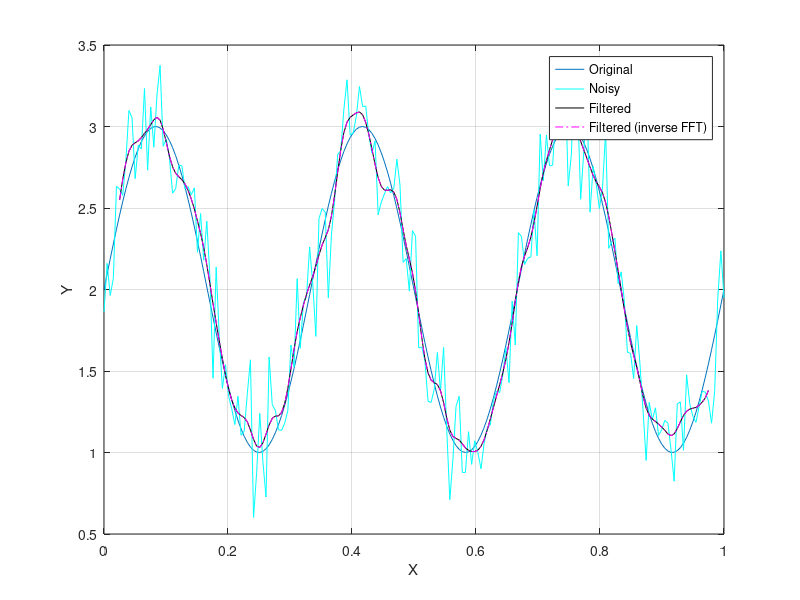
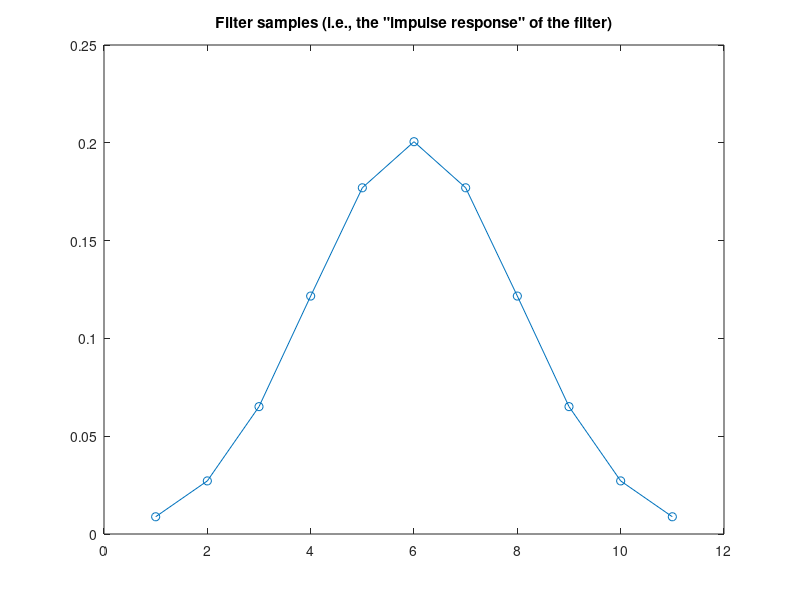
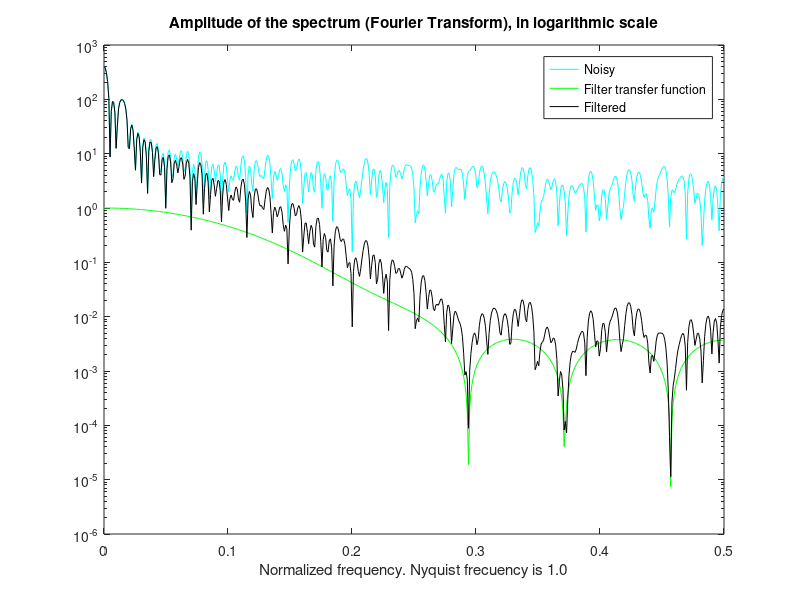

Write the MATLAB code that produced these figures, in order.
% Example of filtering 1-D signals
%
% Guillermo Gallego

% You can run the entire script by pressing the F5 key
% Or, you can evaluate one or more lines by selecting them and pressing the
% F9 key (without needing to copy them to the prompt in the Command Window)

clear all % clear all variables in the workspace
close all % close all figures
clc       % clear the command window

% Generate a signal, for example, a sine wave + constant DC component
L = 1;    % Length of the interval [0,L]
N = 200;  % Number of samples in the interval
k0 = 3;   % Which multiple of the base frequency of the interval
x = linspace(0,L,N);  % Samples in the horizontal axis
y = 2.0 + sin(k0*2*pi/L*x); % Signal samples

% Display signal
figID = figure;
plot(x,y)
xlabel('X'), ylabel('Y')
grid % Show a grid of horizontal and vertical dotted lines in the plot

% Add noise (random, Gaussian) to the signal
sigma = 0.2; % Standard deviation of the noise amplitude
noise = sigma*randn(size(y)); % randn draws random samples from a standard Gaussian distribution
y_noisy = y + noise; % Noisy signal

% Display the noisy signal in the same plot as the "clean" one
figure(figID), hold on, plot(x,y_noisy,'c'), hold off 


%% Filter the signal. Noise removal by smoothing using a linear filter

% Weighted running average
filterSize = 11; 
% Choose a filter:
% h = ones(filterSize,1) / filterSize;    % Rectangular / box filter
h = gausswin(filterSize);               % Gaussian filter

h = h / sum(h); % Coefficents add up to 1 so that mean intensity level is unchanged by filtering
figure, plot(1:filterSize,h,'-o')
title('Filter samples (i.e., the "impulse response" of the filter)')

y_filtered = filter(h,1, y_noisy);

% Alignment: remove the delay caused by zero initial conditions 
% (Need to wait for the filter to have a minimum of input data samples)
delay = round((filterSize-1)/2);
figure(figID), hold on 
plot(x(1+delay:N-delay),y_filtered(filterSize:N),'k')
hold off
legend('Original','Noisy','Filtered')


%% Frequency interpretation (optional)
N_fft = 2^ceil(log2(N)) * 4;    % Number of points used in the Discrete Fourier Transform (DFT, FFT)
Y = fft(y, N_fft);              % Fourier Transform of the original
H = fft(h.', N_fft);            % Fourier Transform of the filter
Y_noisy = fft(y_noisy, N_fft);  % Fourier Transform of the noisy signal
Y_filt = Y_noisy .* H;          % Product of Fourier Transforms

% Show only the positive part of the spectrum due to symmetry
f_axis_positive = (0 : N_fft/2) / N_fft;
idx = 1:(N_fft/2+1);
%figure, semilogy(f_axis_positive, abs(Y(idx)))
figure,semilogy(f_axis_positive, abs(Y_noisy(idx)),'c')
xlabel('Normalized frequency. Nyquist frecuency is 1.0')
title('Amplitude of the spectrum (Fourier Transform), in logarithmic scale')
hold on
semilogy(f_axis_positive, abs(H(idx)),'g')
semilogy(f_axis_positive, abs(Y_filt(idx)), 'k')
hold off
legend('Noisy','Filter transfer function','Filtered')

% Filter in the frequency domain: multiply Fourier Transforms of input and
% the filter, and then compute the inverse Fourier Transform of the result. 
y_filt = real( ifft(Y_filt,N_fft) );
figure(figID)
hold on
plot(x(1+delay:N-delay), y_filt(filterSize:N), 'm-.')
hold off
legend('Original','Noisy','Filtered', 'Filtered (inverse FFT)')
